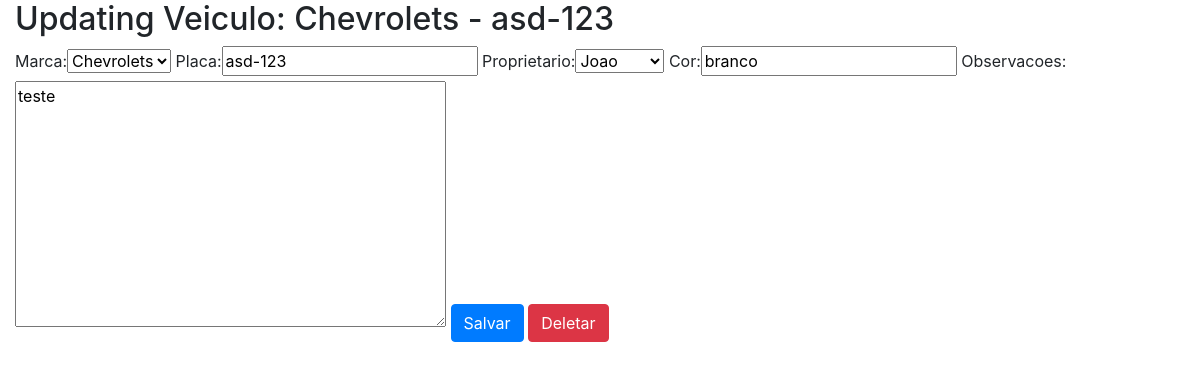
The page /sistema/veiculo-update/7/ on the database its author committed.
### core/models.py (models this page shows)
class Veiculo(models.Model):
    marca = models.ForeignKey(Marca, on_delete=models.CASCADE)
    placa = models.CharField(max_length=7)
    proprietario = models.ForeignKey(Pessoa, on_delete=models.PROTECT)
    cor = models.CharField(max_length=15)
    observacoes = models.TextField()
    def __str__(self):
        return self.marca.nome + ' - ' + self.placa

class Marca(models.Model):
    nome = models.CharField(max_length=50)
    def __str__(self):
        return self.nome

### core/views.py (the view)
# urls.py: url(r'^veiculo-update/(?P<id>\d+)/$', veiculo_update, name='core_veiculo_update'),
def veiculo_update(request, id):
    data  = {}
    veiculo = Veiculo.objects.get(id=id)
    form = VeiculoForm(request.POST or None, instance=veiculo)
    data['veiculo'] = veiculo
    data['form'] = form
    if request.method == 'POST':
        if form.is_valid():
            form.save()
            return redirect('core_lista_veiculos')
    else:
        return render(request, 'core/update_veiculo.html', data)

### core/forms.py
class VeiculoForm(ModelForm):
    class Meta:
        model = Veiculo
        fields = '__all__'

### core/models.py (called while the page is built)
    def __str__(self):
        return self.nome

### core/templates/core/update_veiculo.html (shortened to what this page needs)
{% extends 'base.html' %}
{% load bootstrap %}
{% block main %}
<div class="row">
    <div class="col">
        <h2>Updating Veiculo: {{ veiculo }}</h2>
        <form action="{% url 'core_veiculo_update' veiculo.id %}" method="POST">
                {{ form|bootstrap }}
                <button type="submit" class="btn btn-primary">Salvar</button>
                <a href="{% url 'core_veiculo_delete' veiculo.id %}" class="btn btn-danger">Deletar</a>
        </form>
    </div>
</div>
{% endblock %}

### rows shown on the page
Veiculo: marca+placa "Chevrolets - asd-123", marca "Chevrolets", placa "asd-123", proprietario "Joao", cor "branco", observacoes "teste"
